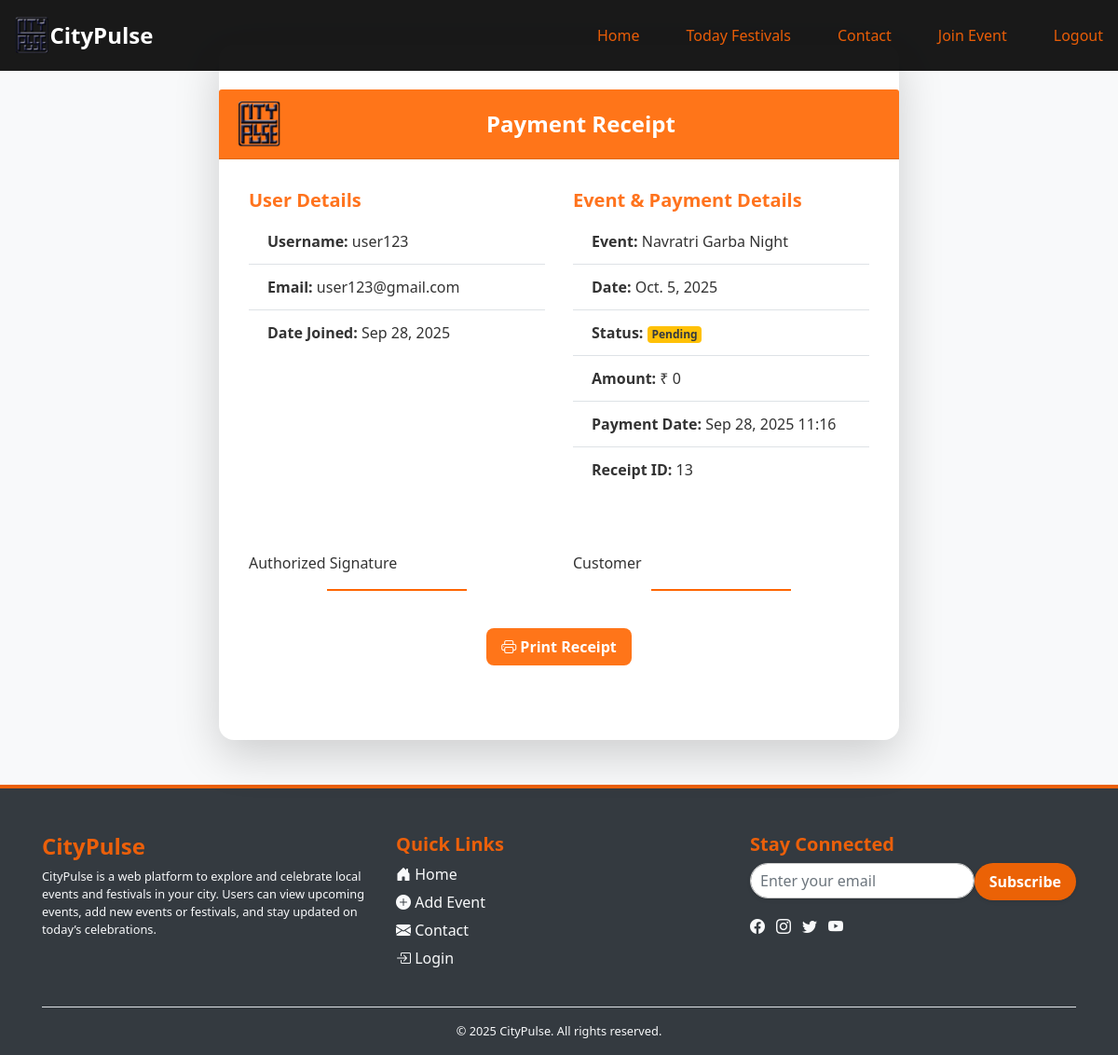
The app's page /payment-receipt/13/ (signed in), older data.
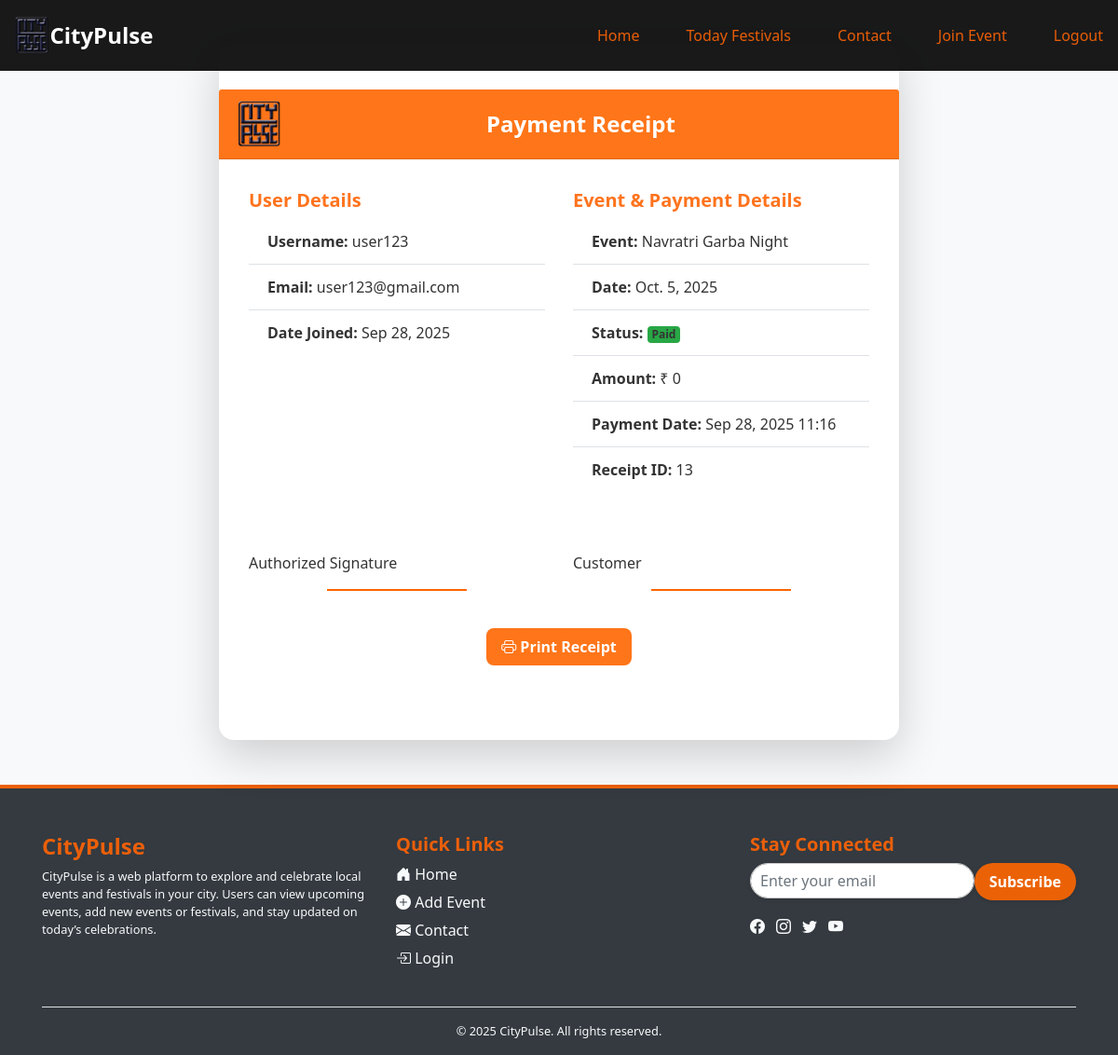
The same page, newer data.
### app/views.py (the view)
# urls.py: path('payment-receipt/<int:registration_id>/', views.payment_receipt_view, name='payment_receipt'),
@login_required
def payment_receipt_view(request, registration_id):
    registration = get_object_or_404(Registration, id=registration_id, user=request.user)
    return render(request, "app/payment_receipt.html", {
        "registration": registration
    })

### templates/app/payment_receipt.html (shortened to what this page needs)
{% extends "base.html" %}
{% load static %}
{% block content %}
<div class="container py-5">
  <div class="row justify-content-center">
    <div class="col-12 col-md-10 col-lg-8">
      <div class="card py-5 shadow-lg rounded-4 border-0">
        <div class="card-header bg-orange text-white d-flex justify-content-between align-items-center">
          <div>
            <img src="{% static 'app/events/images/logo.jpg.png' %}" alt="CityPulse Logo" style="height:50px;">
          </div>
          <h4 class="mb-0 fw-bold">Payment Receipt</h4>
        </div>
        <div class="card-body">
          <div class="row mb-4">
            <div class="col-md-6 mb-3">
              <h5 class="fw-bold text-orange">User Details</h5>
              <ul class="list-group list-group-flush">
                <li class="list-group-item"><strong>Username:</strong> {{ registration.user.username }}</li>
                <li class="list-group-item"><strong>Email:</strong> {{ registration.user.email }}</li>
                <li class="list-group-item"><strong>Date Joined:</strong> {{ registration.user.date_joined|date:"M d, Y" }}</li>
              </ul>
            </div>
            <div class="col-md-6 mb-3">
              <h5 class="fw-bold text-orange">Event & Payment Details</h5>
              <ul class="list-group list-group-flush">
                <li class="list-group-item"><strong>Event:</strong> {{ registration.event.title }}</li>
                <li class="list-group-item"><strong>Date:</strong> {{ registration.event.date }}</li>
                <li class="list-group-item"><strong>Status:</strong>
                  {% if registration.status == 'accepted' %}
                    <span class="badge bg-success">Paid</span>
                  {% else %}
                    <span class="badge bg-warning text-dark">Pending</span>
                  {% endif %}
                </li>
                <li class="list-group-item"><strong>Amount:</strong> ₹ {{ registration.event.price|default:"0" }}</li>
                <li class="list-group-item"><strong>Payment Date:</strong> {{ registration.created_at|date:"M d, Y H:i" }}</li>
                <li class="list-group-item"><strong>Receipt ID:</strong> {{ registration.id }}</li>
              </ul>
            </div>
          </div>
          <div class="row mt-5">
            <div class="col-6 text-start">
              <p class="mb-1 fw-bold">Authorized Signature</p>
              <hr style="width:150px; border-top:2px solid #ff6600;">
            </div>
            <div class="col-6 text-end">
              <p class="mb-1 fw-bold">Customer</p>
              <hr style="width:150px; border-top:2px solid #ff6600; margin-left:auto;">
            </div>
          </div>
          <div class="text-center mt-4">
            <button onclick="window.print()" class="btn btn-orange fw-bold">
              <i class="bi bi-printer"></i> Print Receipt
            </button>
          </div>
        </div>
      </div>
    </div>
  </div>
</div>
{% endblock %}

Row changes from the older to the newer data that the page shows:
changed Registration "user123": status "pending" → "accepted" (drawn)
Text that changed along with them:
text no longer shown: "Pending"
text now shown: "Paid"
